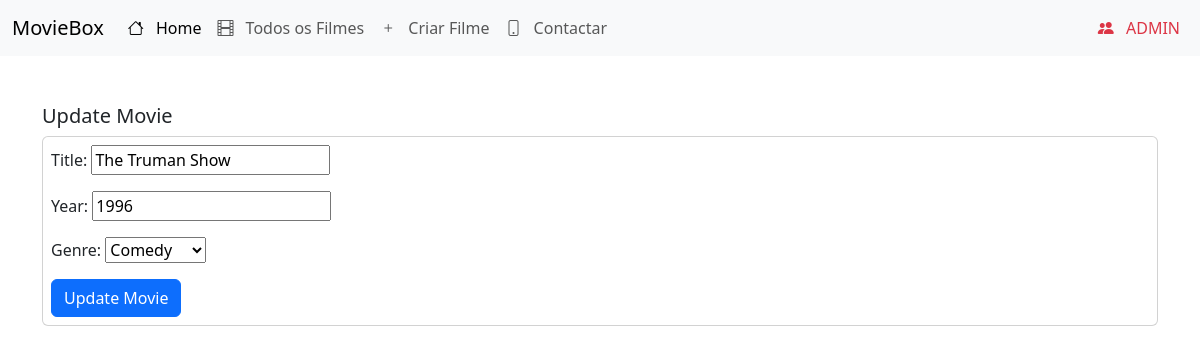
/movies-update/3/, run on the app's committed database.
### movies/models.py (models this page shows, shortened)
class Movie(models.Model):
    title = models.CharField(max_length=255, blank=False, null=False)
    year = models.IntegerField()
    genre = models.ForeignKey(Genre, on_delete=models.SET_NULL, null=True)
    class Meta:
        verbose_name = "Movie"
        verbose_name_plural = "Movies"

### movies/views.py (the view)
# urls.py: path("movies-update/<int:pk>/", MovieUpdateView.as_view(), name="movie-update"),
class MovieUpdateView(UpdateView):
    model = Movie
    fields = ['title', 'year', 'genre']
    template_name = 'movie_create_update.html'
    success_url = reverse_lazy("movie-list")
    def get_context_data(self, **kwargs):
        context = super().get_context_data(**kwargs)
        context["action"] = "Update Movie"
        return context

### movies/models.py (called while the page is built)
    def __str__(self):
        return self.name

### movies/templates/movie_create_update.html (shortened to what this page needs)
{% extends 'base.html' %}
{% block content %}
    <h5>{{ action }}</h5>
    <div class="card p-2 mt-2">
        <form method="POST" action="">
            {{ form.as_p }}
            <button type="submit" class="btn btn-primary">{{ action }}</button>
        </form>
    </div>
{% endblock content %}

### data on the page
Movie: title "The Truman Show", year "1996", genre "Comedy"

### other printed values
{{ action }} "Update Movie"
